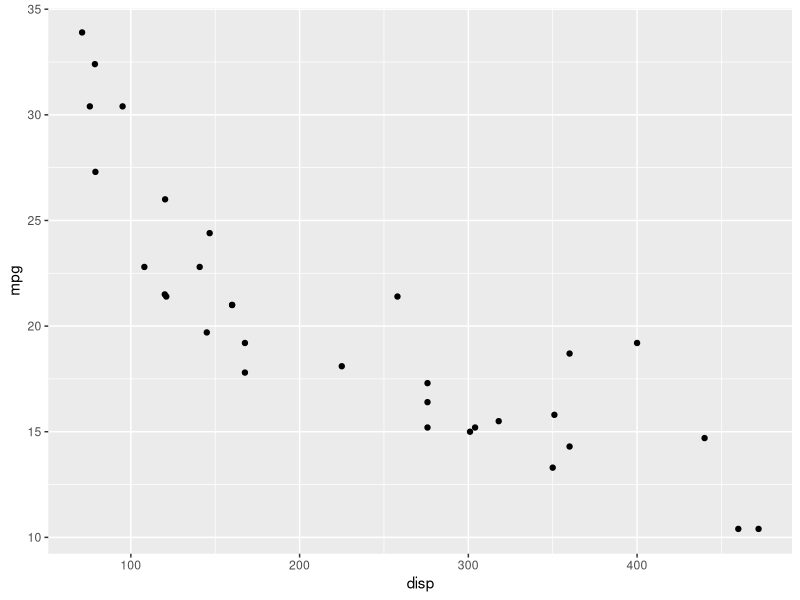
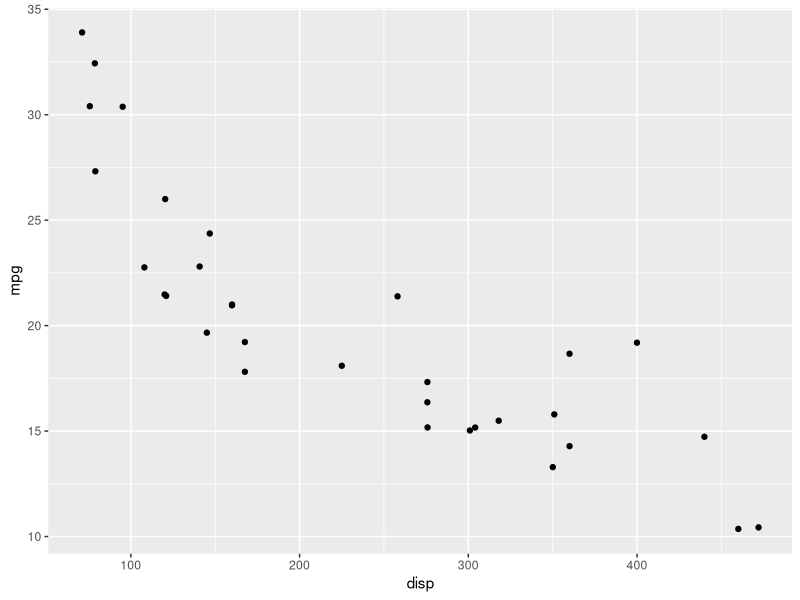
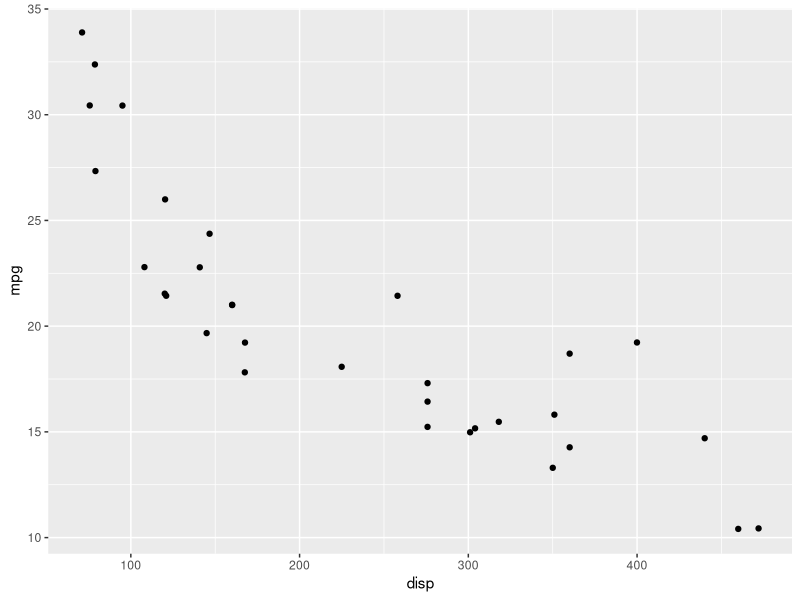
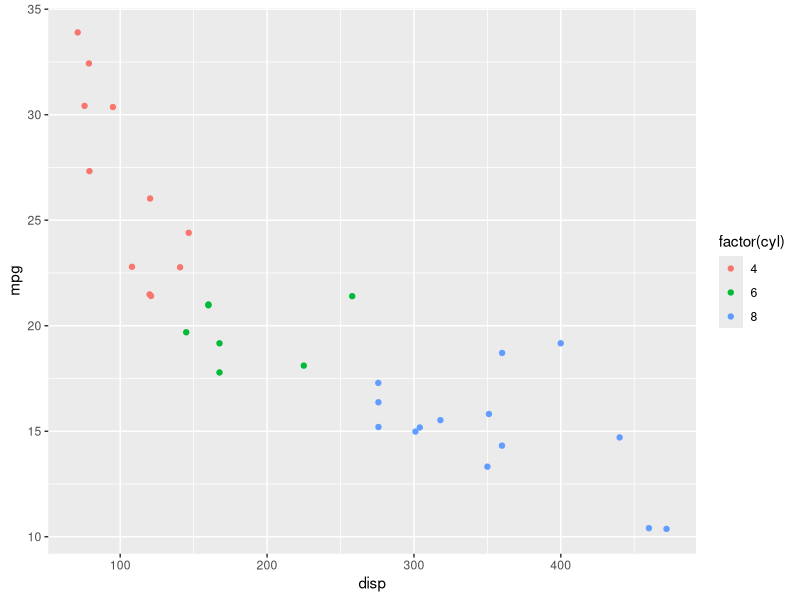
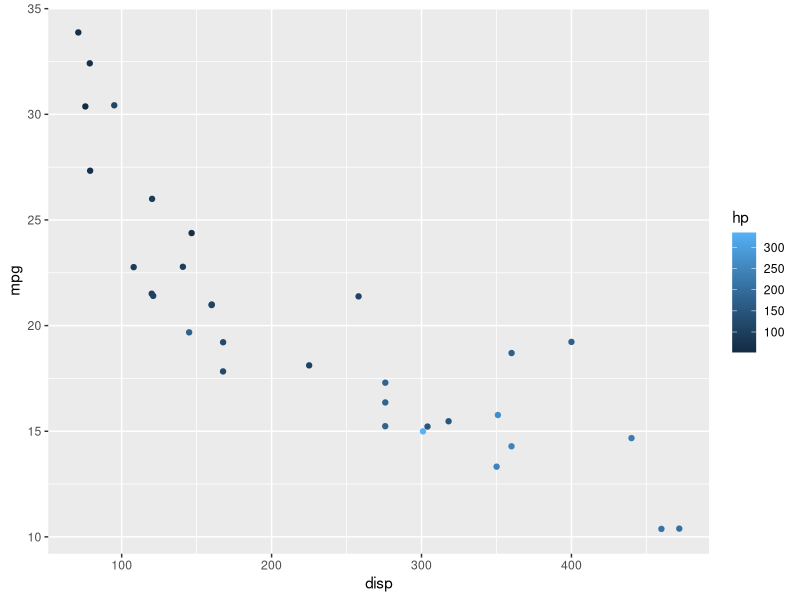
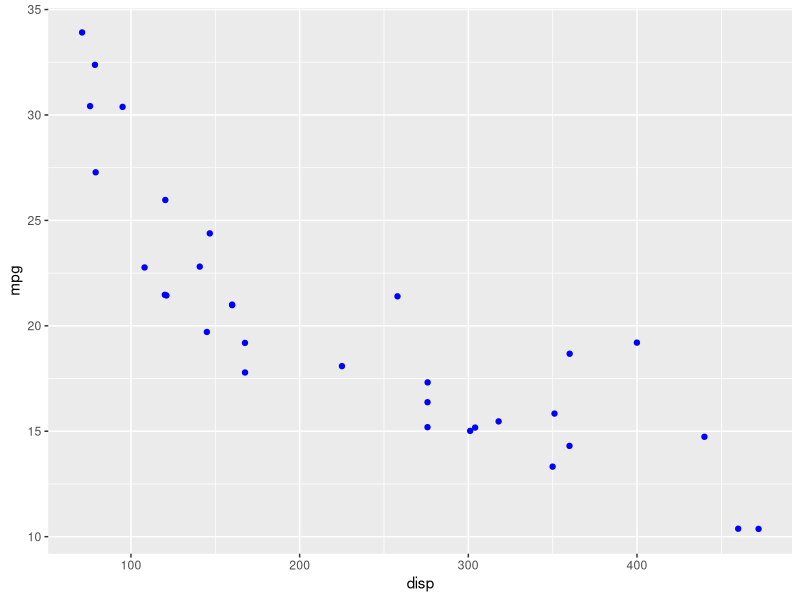
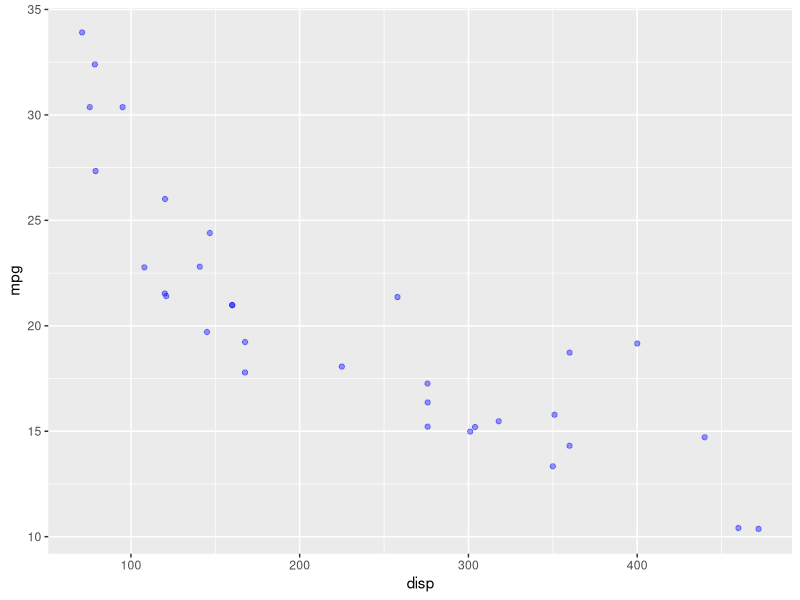
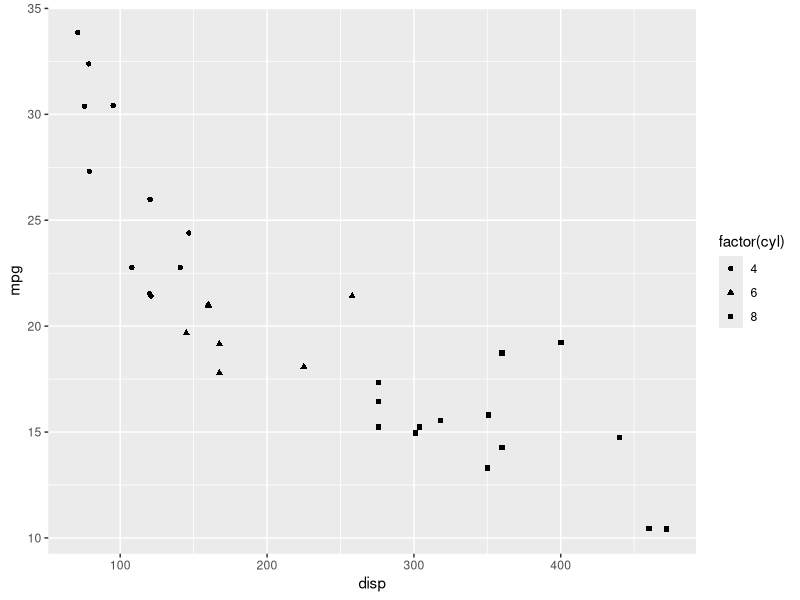

Recreate these plots in R, in order.
## ---- chunk 1
library(ggplot2)
library(dplyr)
library(tidyr)
## ---- chunk 2
ggplot(mtcars) +
  geom_point(aes(disp, mpg))
## ---- chunk 3
ggplot(mtcars) +
  geom_point(aes(disp, mpg), position = 'jitter')
## ---- chunk 4
ggplot(mtcars) +
  geom_jitter(aes(disp, mpg))
## ---- chunk 5
ggplot(mtcars) +
  geom_point(aes(disp, mpg, color = factor(cyl)), 
             position = 'jitter')
## ---- chunk 6
ggplot(mtcars) +
  geom_point(aes(disp, mpg, color = hp), 
             position = 'jitter')
## ---- chunk 7
ggplot(mtcars) +
  geom_point(aes(disp, mpg), color = 'blue', 
             position = 'jitter')
## ---- chunk 8
ggplot(mtcars) +
  geom_point(aes(disp, mpg), color = 'blue', alpha = 0.4, 
             position = 'jitter')
## ---- chunk 9
ggplot(mtcars) +
  geom_point(aes(disp, mpg, shape = factor(cyl)),
             position = 'jitter')
## ---- chunk 10
ggplot(mtcars) +
  geom_point(aes(disp, mpg), shape = 3,
             position = 'jitter')
## ---- chunk 11
ggplot(mtcars) +
  geom_point(aes(disp, mpg, size = hp), color = 'blue',
             position = 'jitter')
## ---- chunk 12
ggplot(mtcars) +
  geom_point(aes(disp, mpg), size = 3,
             position = 'jitter')
## ---- chunk 13
ggplot(mtcars, aes(disp, mpg)) +
  geom_point(position = 'jitter') +
  geom_smooth(method = 'lm', se = FALSE)
## ---- chunk 14
ggplot(mtcars, aes(disp, mpg)) +
  geom_point(position = 'jitter') +
  geom_smooth(method = 'lm', se = TRUE)
## ---- chunk 15
ggplot(mtcars, aes(disp, mpg)) +
  geom_point(position = 'jitter') +
  geom_smooth(method = 'loess', se = FALSE)
## ---- chunk 16
ggplot(mtcars, aes(disp, mpg)) +
  geom_point(position = 'jitter') +
  geom_abline(intercept = 29.59985, slope = -0.04122)
